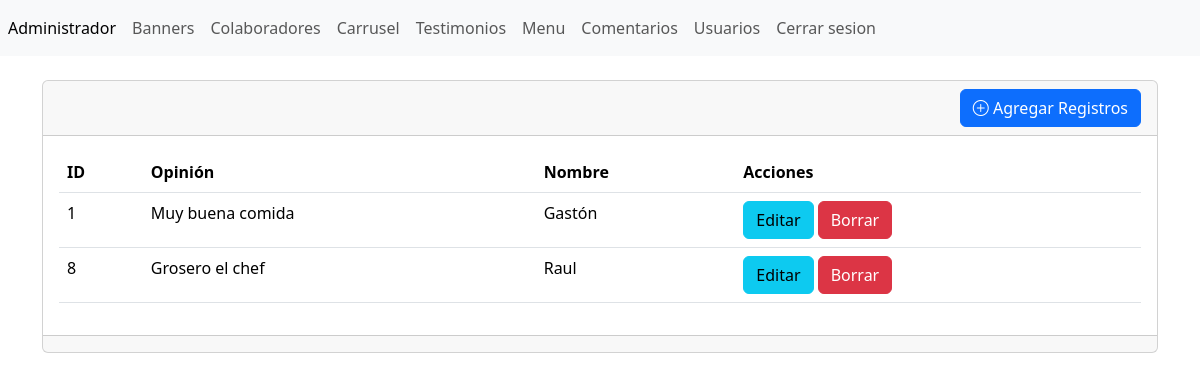
Screenshot of /admin/seccion/testimonios/index.php (signed in) with the database file from the repository.
### tables this page shows
CREATE TABLE `tbl_testimonios` (
  `ID` int(11) NOT NULL,
  `opinion` varchar(255) NOT NULL,
  `nombre` varchar(255) NOT NULL
);

### admin/seccion/testimonios/index.php (the view, shortened to what this page needs)
<?php
include("../../bd.php");
$sentencia=$conexion->prepare("SELECT * FROM `tbl_testimonios`");
$sentencia->execute();
$lista_testimonios= $sentencia->fetchAll(PDO::FETCH_ASSOC);
include("../../templates/header.php");
?>
<br>
<div class="card">
    <div class="card-header text-end"><a name="" id="" class="btn btn-primary"
    href="crear.php" role="button"><i class="bi bi-plus-circle"></i> Agregar Registros</a></div>
    <div class="card-body">
        <div
            class="table-responsive-sm"
        >
            <table
                class="table"
            >
                <thead>
                    <tr>
                        <th scope="col">ID</th>
                        <th scope="col">Opinión</th>
                        <th scope="col">Nombre</th>
                        <th scope="col">Acciones</th>
                    </tr>
                </thead>
                <tbody>
                    <?php foreach ($lista_testimonios as $key => $value) { ?>
                    <tr class="">
                        <td><?php echo $value['ID'] ?></td>
                        <td><?php echo $value['opinion'] ?></td>
                        <td><?php echo $value['nombre'] ?></td>
                        <td>
                            <a name="" id="" class="btn btn-info" href="editar.php?txtID=<?php echo $value['ID'] ?>"
                            role="button">Editar</a>
                            <a name="" id="" class="btn btn-danger" href="index.php?txtID=<?php echo $value['ID'] ?>"
                            role="button">Borrar</a>
                        </td>
                    </tr>
                    <?php } ?>
                </tbody>
            </table>
        </div>
    </div>
    <div class="card-footer text-muted"></div>
</div>
<?php
include("../../templates/footer.php");
?>

### rows the page displays
tbl_testimonios: ID "1", opinion "Muy buena comida", nombre "Gastón"
tbl_testimonios: ID "8", opinion "Grosero el chef", nombre "Raul"
